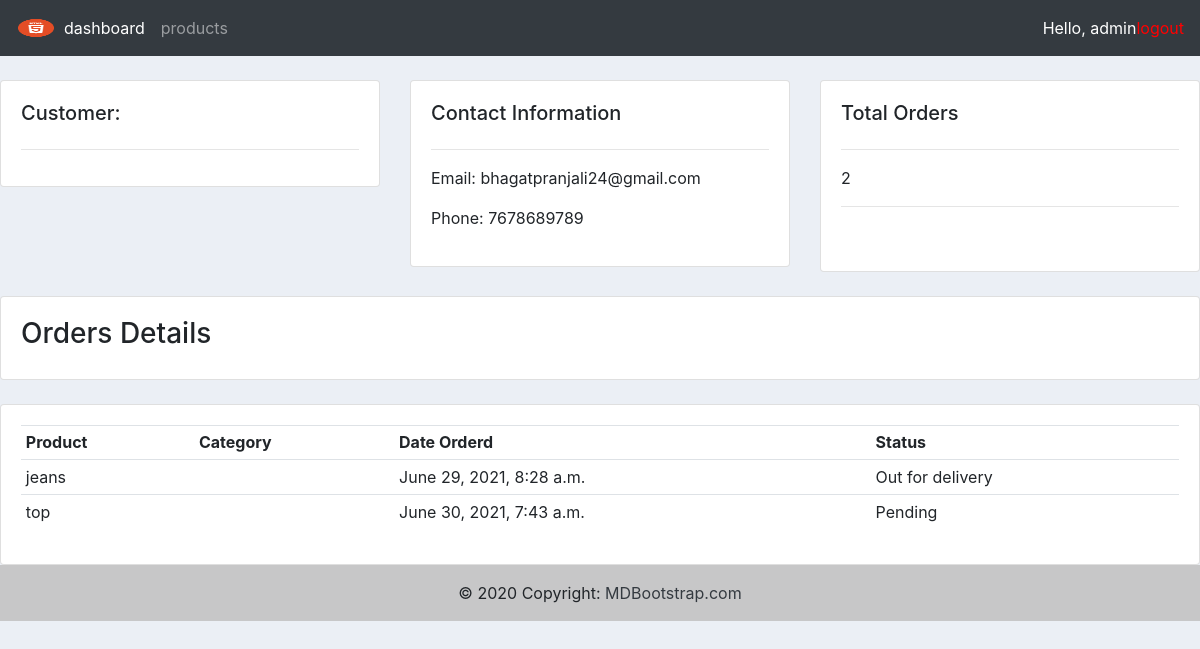
/customer/2 (signed in), run on the app's committed database.
### accounts/models.py (models this page shows, shortened)
class Customer(models.Model):
	name = models.CharField(max_length=200, null=True)
	phone = models.CharField(max_length=200, null=True)
	email = models.CharField(max_length=200, null=True)
	date_created = models.DateTimeField(auto_now_add=True, null=True)

class Order(models.Model):
	STATUS = (
			('Pending', 'Pending'),
			('Out for delivery', 'Out for delivery'),
			('Delivered', 'Delivered'),
			)
	customer = models.ForeignKey(Customer, null=True, on_delete= models.SET_NULL)
	product = models.ForeignKey(Product, null=True, on_delete= models.SET_NULL)
	date_created = models.DateTimeField(auto_now_add=True, null=True)
	status = models.CharField(max_length=200, null=True, choices=STATUS)

class Product(models.Model):
	CATEGORY = (
			('Indoor', 'Indoor'),
			('Out Door', 'Out Door'),
			)
	name = models.CharField(max_length=200, null=True)
	price = models.FloatField(null=True)
	category = models.CharField(max_length=200, null=True, choices=CATEGORY)
	description = models.CharField(max_length=200, null=True, blank=True)
	date_created = models.DateTimeField(auto_now_add=True, null=True)
	tags = models.ManyToManyField(Tag)
	def __str__(self):
		return self.name

### accounts/views.py (the view)
# urls.py: path('customer/<str:pk>', views.customer, name="customer"),
@login_required(login_url='login')
def customer(request, pk):
	customer = Customer.objects.get(id = pk)
	orders = customer.order_set.all()
	total_orders = orders.count()
	context = {
	'customer': customer,
	'orders': orders,
	'total_orders': total_orders
	}
	return render(request, 'customer.html', context)

### accounts/templates/customer.html
{%  extends 'main.html' %}
{% block content %}
	<br>
<div class="row">
	<div class="col-md">
		<div class="card card-body">
			<h5>Customer:</h5>
			<hr>
		</div>
	</div>
	<div class="col-md">
		<div class="card card-body">
			<h5>Contact Information</h5>
			<hr>
			<p>Email: {{customer.email}} </p>
			<p>Phone:  {{customer.phone}} </p>
		</div>
	</div>
	<div class="col-md">
		<div class="card card-body">
			<h5>Total Orders</h5>
			<hr> {{total_orders}} <hr>
			<h1 style="text-align: center;padding: 10px"></h1>
		</div>
	</div>
</div>
<br>
<div class="row">
	<div class="col">
		<div class="card card-body">
			<h3>Orders Details</h3>
		</div>
	</div>
</div>
<br>
<div class="row">
	<div class="col-md">
		<div class="card card-body">
			<table class="table table-sm">
				<tr>
					<th>Product</th>
					<th>Category</th>
					<th>Date Orderd</th>
					<th>Status</th>
				</tr>
				{% for order in orders %}
				<tr>
					<td>{{order.product}}</td>
					<td>{{order.category}}</td>
					<td>{{order.date_created}}</td>
					<td>{{order.status}}</td>
				</tr>
				{% endfor %}
			</table>
		</div>
	</div>
</div>
{% endblock %}

### accounts/templates/navbar.html (shortened to what this page needs)
{% load static %}
<nav class="navbar navbar-expand-lg navbar-dark bg-dark">
  <img src="{% static 'images/im.png' %}" style="height: 20px; width: 40px;">
  <div class="collapse navbar-collapse" id="navbarNav">
    <ul class="navbar-nav">
      <li class="nav-item active">
        <a class="nav-link" href=" {% url 'home'%}">dashboard <span class="sr-only">(current)</span></a>
      </li>
      <li class="nav-item">
        <a class="nav-link" href="{% url 'products'%}">products</a>
      </li>
    </ul>
  </div>
  <span class="hello-msg" style="color: white;" >Hello, {{request.user}} </span>
  <span>
    <a class="hello-msg" href=" {% url 'logout' %} " style="color: red;" >logout</a>
  </span>
</nav>

### static/css/style.css (style rules this page uses)
body { background-color: #ebeff5; }

### data on the page
Customer: email "bhagatpranjali24@gmail.com", phone "7678689789"
Order: product "jeans", date_created "June 29, 2021, 8:28 a.m.", status "Out for delivery"
Order: product "top", date_created "June 30, 2021, 7:43 a.m.", status "Pending"

### other printed values
{{ request.user }} "admin"
{{ total_orders }} "2"
